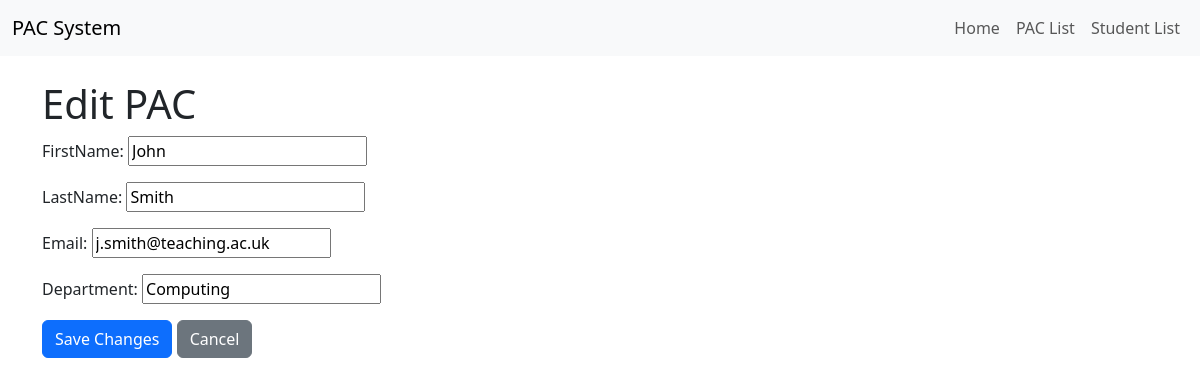
The app's page /edit_pac/15/ with its own data.
### pacsystem/models.py (models this page shows, shortened)
class PacTable(models.Model):
    PacID = models.AutoField(primary_key=True)
    FirstName = models.CharField(max_length=64, null=False)
    LastName = models.CharField(max_length=64, null=False)
    Email = models.EmailField(max_length=255, null=False)
    Department = models.CharField(max_length=64, null=False)

### pacsystem/views.py (the view)
# urls.py: path('edit_pac/<int:f_oid>/', view=views.updatePAC, name='edit_pac'),
def updatePAC(request, f_oid):
    obj = PacTable.objects.get(PacID=f_oid)
    form = PacForm(instance=obj)
    if request.method == 'POST':
        form = PacForm(request.POST, instance=obj)
        if form.is_valid():
            form.save()
            return redirect('pac_view') # redirects the user back to the pac view page
    context = {'form': form}
    return render(request, 'studentpac/edit_PAC.html', context)

### pacsystem/forms.py
class PacForm(forms.ModelForm):
    class Meta:
        model = models.PacTable
        fields = ['FirstName', 'LastName', 'Email', 'Department']

### pacsystem/templates/studentpac/edit_PAC.html (shortened to what this page needs)
{% extends 'studentpac/base.html' %}
{% block content %}
<h1>Edit PAC</h1>
<form method="post">
    {{ form.as_p }}
    <button type="submit" class="btn btn-primary">Save Changes</button>
    <a href="{% url 'pac_view' %}" class="btn btn-secondary">Cancel</a>
</form>
{% endblock %}

### records on screen
PacTable: FirstName "John", LastName "Smith", Email "j.smith@teaching.ac.uk", Department "Computing"
